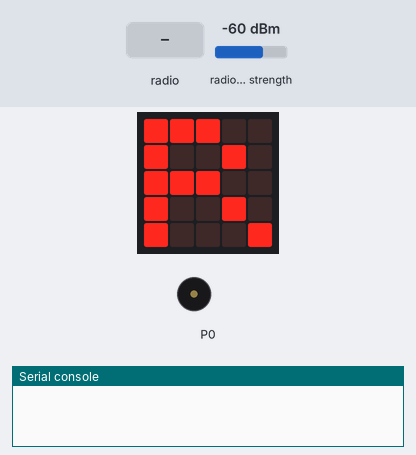
A program run on a simulated BBC micro:bit (MakeCode). Shown: the board's 5×5 LED display, buzzer (waves = sounding), the last lines printed to the serial console. The test bench sets the inputs (shaded band); at power-on: radio signal strength -60 dBm.

Above: at 1.9 s.
2.0 s: radio message "1" arrives
At 2.25 s:
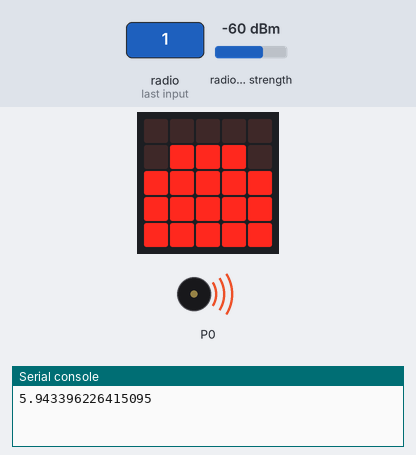
At 3.1 s:
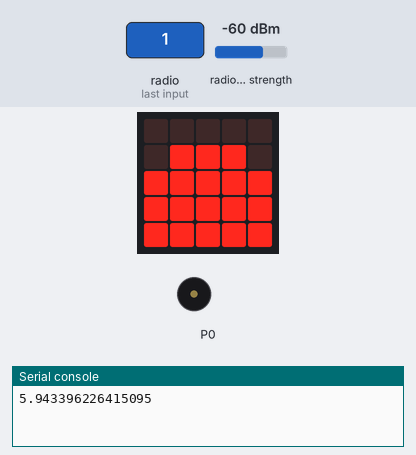
Timing chart, 0 to 5.0 s (numbered marks = the images above; inputs shaded):
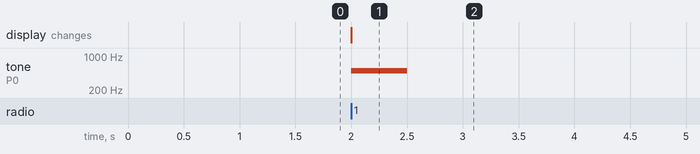

Measured:
- after the input at 2.0 s, tone on P0: silent → 500 Hz at once, → silent 0.50 s later; the display: changes at once (image 1)

The program:

main.ts
```typescript
radio.onReceivedString(function (receivedString) {
    signal = radio.receivedPacket(RadioPacketProperty.SignalStrength)
    signal_step = Math.map(signal, -95, -42, 0, 9)
    led.plotBarGraph(
    signal_step,
    9
    )
    volume = Math.map(signal_step, 0, 9, 128, 255)
    music.play(music.createSoundExpression(
    WaveShape.Square,
    500,
    500,
    volume,
    volume,
    500,
    SoundExpressionEffect.None,
    InterpolationCurve.Linear
    ), music.PlaybackMode.InBackground)
})
let volume = 0
let signal_step = 0
let signal = 0
radio.setGroup(1)
basic.showString("R")
```

test.ts
```typescript
// テストはここに来ます。このパッケージが拡張機能として使用されるときにはコンパイルされません。
```
